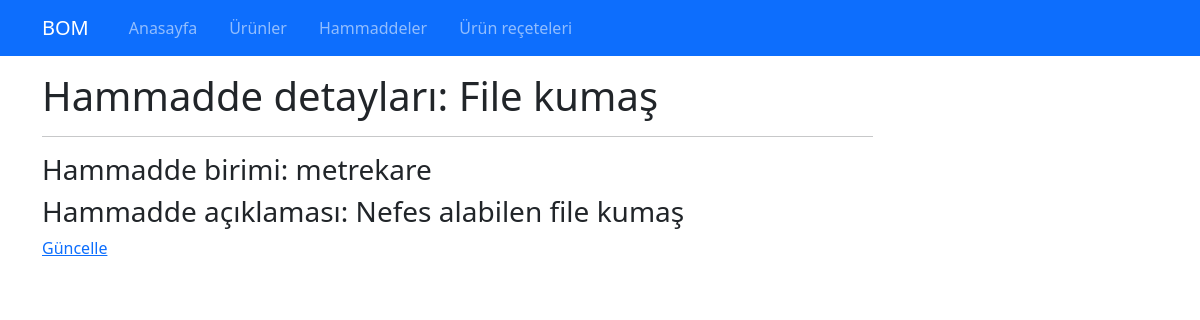
The app's page /rawmaterials/file-kumas with its own data.
### bom/models.py (models this page shows, shortened)
class RawMaterial(models.Model):
    name = models.CharField(max_length=100, unique=True)
    description = models.TextField(blank=True, null=True)
    unit = models.CharField(max_length=20)
    slug = models.SlugField(null=False,unique=True, db_index=True, blank=True, editable=False)

### bom/views.py (the view)
# urls.py: path("rawmaterials/<slug:slug>", views.raw_material_details, name= "raw_material_details"),
def raw_material_details(request, slug):
    raw_material = get_object_or_404(RawMaterial , slug = slug)
    context = {"rawmaterial": raw_material}
    return render(request, "bom/rawmaterial_details.html", context)

### bom/templates/bom/rawmaterial_details.html (shortened to what this page needs)
{% extends "base.html" %}
{% block content %}
<div class="container mt-3">
    <div class="row">
        <div class="col-9">
            <h1>Hammadde detayları: {{rawmaterial.name}}</h1>
            <hr>
            <h3>Hammadde birimi: {{rawmaterial.unit}}</h3>
            <h3>Hammadde açıklaması: {{rawmaterial.description}}</h3>
            <a href="{% url 'update_raw_material' rawmaterial.slug %}">Güncelle</a>
        </div>
    </div>
</div>
{% endblock %}

### records on screen
RawMaterial: name "File kumaş", unit "metrekare", description "Nefes alabilen file kumaş"
